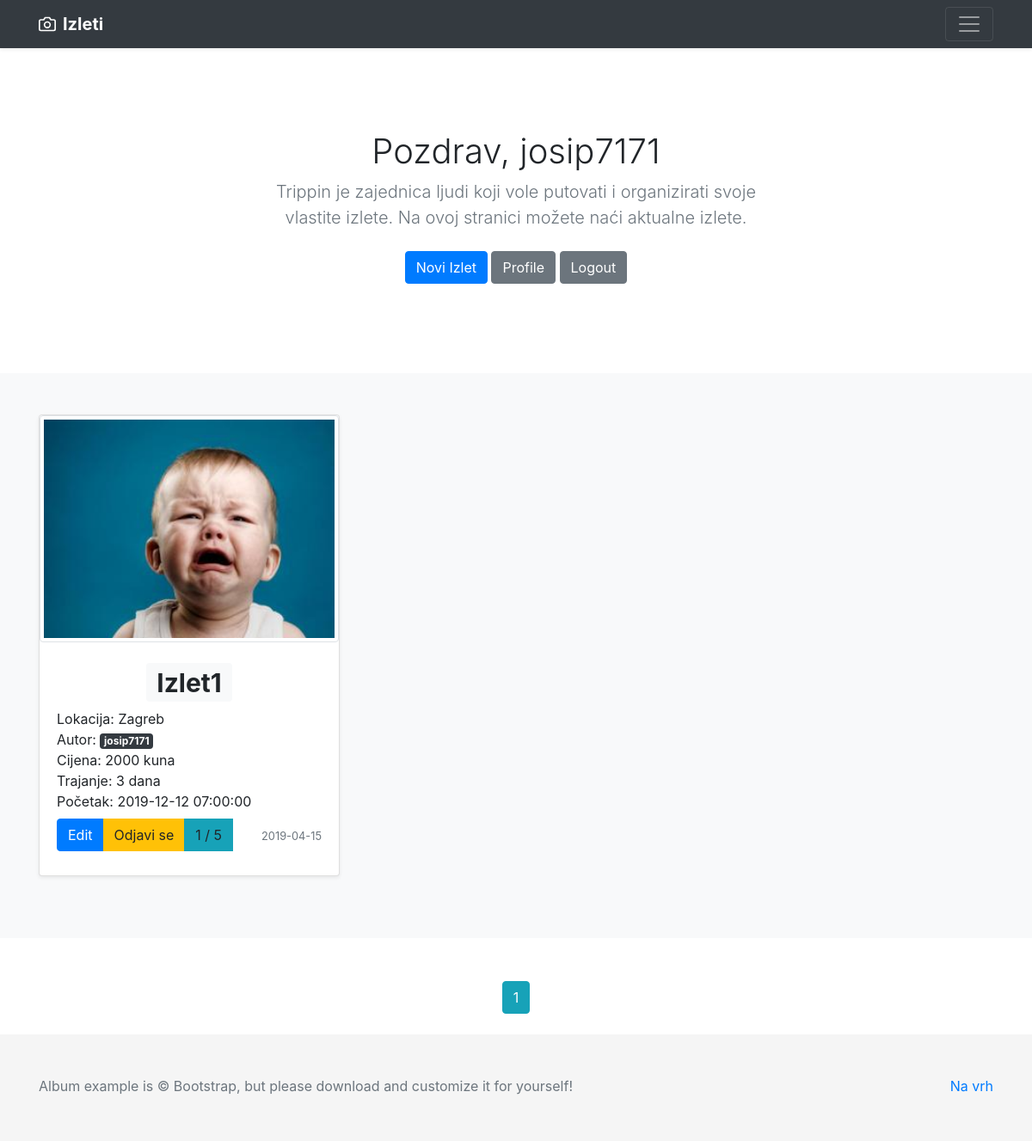
Screenshot of /home (signed in) with the database file from the repository.
### app/models.py (models this page shows, shortened)
class User(db.Model, UserMixin):
    id = db.Column(db.Integer, primary_key=True)
    first_name = db.Column(db.String(25), nullable=False)
    last_name = db.Column(db.String(25), nullable=False)
    full_name = db.Column(db.String(51), nullable=False)
    username = db.Column(db.String(20), unique=True, nullable=False)
    email = db.Column(db.String(50), unique=True, nullable=False)
    address = db.Column(db.String(60))
    country = db.Column(db.String(30))
    phone_number = db.Column(db.String(25))
    gender = db.Column(db.Enum('male', 'female'), nullable=False)
    birth_date = db.Column(db.Date)
    about_me = db.Column(db.String(120))
    date_joined = db.Column(db.DateTime, nullable=False, default=datetime.utcnow)
    active = db.Column(db.Enum('yes', 'no'), default='yes')
    image_file = db.Column(db.String(20), nullable=False, default='default.jpg')
    password = db.Column(db.String(60), nullable=False)
    trips = db.relationship('Trip', backref='author', lazy=True)
    trips_joined = db.relationship('Trip', secondary=user_identifier, lazy='subquery',
                                   backref=db.backref('users', lazy=True))

class Trip(db.Model):
    id = db.Column(db.Integer, primary_key=True)
    name = db.Column(db.String(50), unique=True, nullable=False)
    location = db.Column(db.String(100), nullable=False)
    user_id = db.Column(db.Integer, db.ForeignKey('user.id'), nullable=False)
    date_created = db.Column(db.DateTime, nullable=False, default=datetime.utcnow)
    price = db.Column(db.Integer, nullable=False)
    people_number = db.Column(db.Integer, nullable=False)
    starting_at = db.Column(db.DateTime, nullable=False)
    transport_type = db.Column(db.String(30), nullable=False)
    trip_duration = db.Column(db.Integer, nullable=False)
    details = db.Column(db.Text, nullable=False)
    image_file = db.Column(db.String(20), nullable=False, default='trip_default.jpg')

### app/main/routes.py (the view)
@main.route('/')
@main.route('/home')
def home():
    page = request.args.get('page', 1, type=int)
    trips = Trip.query.order_by(Trip.date_created.desc()).paginate(page=page, per_page=5)
    trips2 = Trip.query.all()
    mydict = {}
    for i in range(len(trips2), 0, -1):
        users = User.query.filter(User.trips_joined.any(id=i)).all()
        mydict[i] = [x.username for x in users]
    return render_template('home.html', trips=trips, mydict=mydict, dict_length=len(mydict))

### app/models.py (called while the page is built)
@login_manager.user_loader
def load_user(user_id):
    return User.query.get(int(user_id))

### app/templates/home.html (shortened to what this page needs)
{% extends "layout.html" %}
{% block content %}
    {% set iterated = {'i': False} %}
    {% set count = namespace(a=0) %}
    {% set count2 = namespace(a=dict_length) %}
    {% set checker = namespace(a=0) %}
    {%  set users_joined = {} %}
    <section class="jumbotron text-center">
            <div class="container">
              {% if current_user.is_authenticated %}
                 <h1 class="jumbotron-heading">Pozdrav, {{ current_user.username }}</h1>
              {% else %}
                 <h1 class="jumbotron-heading">Pozdrav, Goste</h1>
              {% endif %}
              <p class="lead text-muted">Trippin je zajednica ljudi koji vole putovati i organizirati svoje vlastite izlete. Na ovoj stranici možete naći aktualne izlete.</p>
              {% if current_user.is_authenticated %}
              <p>
                  <a href="{{ url_for('trips.new_trip') }}" class="btn btn-primary my-2">Novi Izlet</a>
                  <a href="{{ url_for('users.account') }}" class="btn btn-secondary my-2">Profile</a>
                  <a href="{{ url_for('users.logout') }}" class="btn btn-secondary my-2">Logout</a>
              </p>
              {% else %}
              <p>
                <a href="{{ url_for('users.login') }}" class="btn btn-primary my-2">Login</a>
                <a href="{{ url_for('users.register') }}" class="btn btn-secondary my-2">Register</a>
              </p>
              {% endif %}
            </div>
          </section>
    <main role="main">
       <div class="album py-5 bg-light">
          <div class="container">
            <div class="row">
    {% for trip in trips.items %}
    {%  if trips.page == 0 %}
        {% set checker = namespace(a=0) %}
    {% else %}
        {% set checker = namespace(a=1) %}
    {% endif %}
                <div class="col-md-4">
                  <div class="card mb-4 shadow-sm">
                    <img alt="" src="{{ url_for('static', filename='trip_pics/' + trip.image_file) }}"
                        class="img-fluid img-thumbnail" width="100%">
                    <div class="card-body">
                        <div class="card-text row justify-content-md-center">
                            <h1>
                            <a href="{{ url_for('trips.show_trip', trip_id=trip.id) }}"
                               class="badge badge-light">
                                {{ trip.name }}
                            </a>
                        </h1>
                        </div>
                      <div class="card-text">
                          Lokacija: {{ trip.location }}
                      </div>
                      <div class="card-text">
                          Autor:
                          <a href="{{ url_for('users.user_trips', id=trip.author.id) }}" class="badge badge-dark">
                            {{ trip.author.username }}
                          </a>
                      </div>
                      <div class="card-text">
                          Cijena: {{ trip.price }} kuna
                      </div>
                      <div class="card-text">
                          Trajanje: {{ trip.trip_duration }} dana
                      </div>
                      <div class="card-text">
                          Početak: {{ trip.starting_at }}
                      </div>
                      <div class="d-flex justify-content-between align-items-center card-text ">
                        <div class="btn-group">
                            {% if current_user.is_authenticated %}
                                {% if current_user.username == trip.author.username %}
                                    <a href="{{ url_for('trips.show_trip', trip_id=trip.id) }}" class="btn btn-primary my-2">Edit</a><br>
                                {% endif %}
                                {% set iterated = {'i': False} %}
                                {% if not iterated.i %}
                                    <a href="{{ url_for('users.add_traveler', trip_id=trip.id) }}" class="btn btn-primary my-2">Prijavi se</a>
                                {% elif  iterated.i %}
                                    <a href="{{ url_for('users.remove_traveler', trip_id=trip.id) }}" class="btn btn-warning my-2">Odjavi se</a>
                                {% endif %}
                            {% else %}
                                <a href="{{ url_for('users.login') }}" class="btn btn-primary my-2">Login</a>
                            {% endif %}
                            {% set count = namespace(a=0) %}
                            {% for user_joined in trip.users %}
                                {% set count.a = count.a + 1 %}
                            {% endfor %}
                            <a id="myBtn" class="btn btn-info my-2" onclick="test1({{ count2.a - checker.a - ((trips.page - 1) * 5) }}, {{ mydict }})" role="button">{{ count.a }} / {{ trip.people_number }}</a>
                        </div>
                      <div class="card-text">
                            <small class="text-muted">{{ trip.date_created.strftime('%Y-%m-%d') }}</small>
                        </div>
                      </div>
                    </div>
                  </div>
                </div>
        {% set count2.a = count2.a - 1 %}
    {% endfor %}
            </div>
          </div>
       </div>
    </main>
    <div class="container">
        <div class="row justify-content-md-center" style="margin-top: 50px;">
            <div class="col-md-auto">
                {% for page_num in trips.iter_pages(left_edge=1, right_edge=1, left_current=1, right_current=2) %}
                    {% if page_num %}
                        {% if trips.page == page_num %}
                            <a class="btn btn-info mb-4" href="{{ url_for('main.home', page=page_num) }}">{{ page_num }}</a>
                        {% else %}
                            <a class="btn btn-outline-info mb-4" href="{{ url_for('main.home', page=page_num) }}">{{ page_num }}</a>
                        {% endif %}
                    {% else %}
                    ...
                    {% endif %}
                {% endfor %}
            </div>
        </div>
    </div>
{% endblock content %}

### app/templates/layout.html (style rules this page uses)
.jumbotron { padding-top: 3rem; padding-bottom: 3rem; margin-bottom: 0; background-color: #fff; }
@media (min-width: 768px) { .jumbotron { padding-top: 6rem; padding-bottom: 6rem; } }
.jumbotron p:last-child { margin-bottom: 0; }
.jumbotron-heading { font-weight: 300; }
.jumbotron .container { max-width: 40rem; }

### rows the page displays
User: username "josip7171"
Trip: image_file (picture), name "Izlet1", location "Zagreb", author.username "josip7171", price "2000", trip_duration "3", starting_at "2019-12-12 07:00:00", a "1", people_number "5", date_created "2019-04-15"

### other values shown
{{ page_num }} "1"
